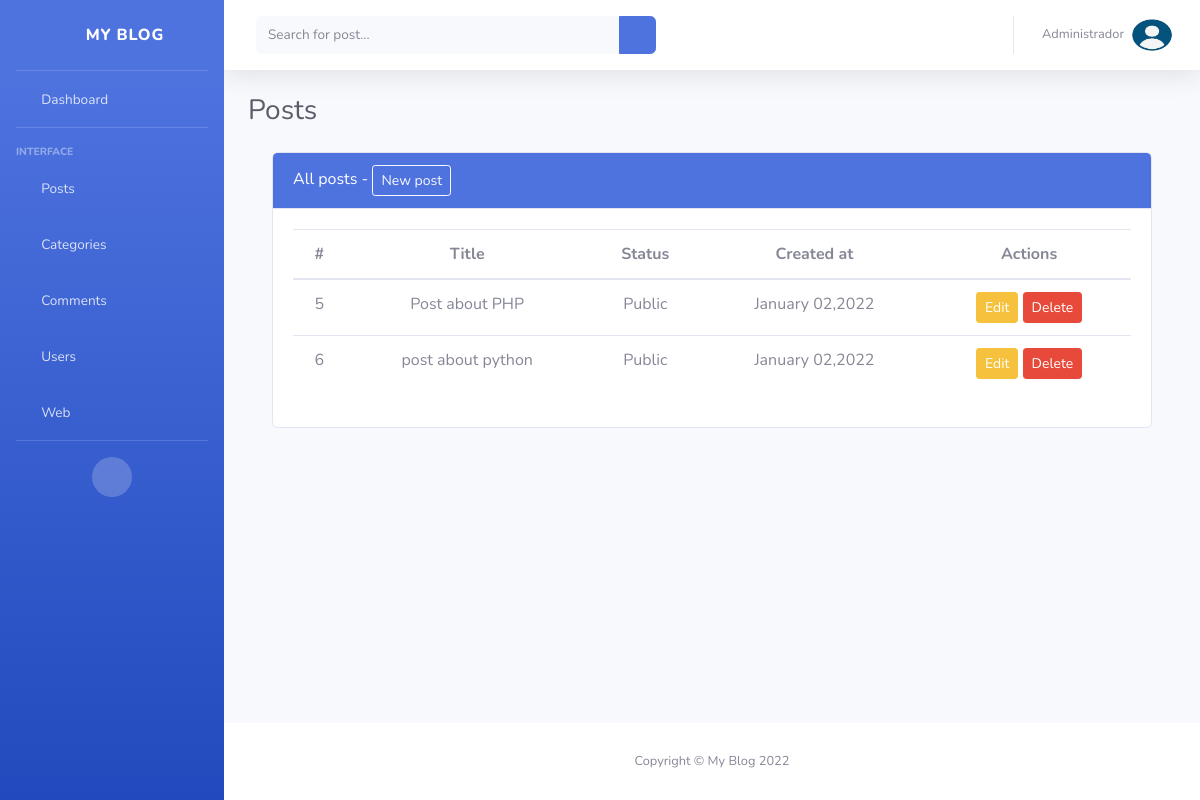
The app's page /public/posts/index.php (signed in) with its own data.
### tables this page shows
CREATE TABLE `post` (
  `post_id` int(11) NOT NULL,
  `post_title` varchar(255) DEFAULT NULL,
  `post_brief` varchar(511) DEFAULT NULL,
  `post_body` text DEFAULT NULL,
  `post_image` varchar(255) DEFAULT NULL,
  `post_created_at` varchar(50) DEFAULT NULL,
  `post_status` int(11) DEFAULT 1,
  `post_user` int(11) NOT NULL,
  `post_category` int(11) NOT NULL
);

### DAO/PostDAO.php (called while the page is built, shortened)
<?php
require_once("ConnectionDAO.php");
class PostDAO
{
    private $table = "post";
    private  $conn;
    public function __construct()
    {
        $this->conn = new ConnectionDAO();
        $this->conn = $this->conn->connect();
    }
    public function getAll()
    {
        try {
            $stmt = $this->conn->prepare("SELECT * FROM $this->table");
            $stmt->execute();
            $result = $stmt->fetchAll(PDO::FETCH_OBJ);
            return $result;
        } catch (PDOException $e) {
            print($e->getMessage());
            die();
        }
    }
}

### DAO/ConnectionDAO.php (called while the page is built)
<?php
class ConnectionDAO
{
    private $host = "localhost";
    private $dbname = "blog";
    private $user = "root";
    private $pass = "";
    private $charset = "utf8";
    private $conn;
    public function connect()
    {
        if (!isset($this->conn)) {
            $dsn = "mysql:host=" . $this->host . ";dbname=" . $this->dbname . ";charset=" . $this->charset;
            $options = [
                PDO::ATTR_PERSISTENT => true,
                PDO::ATTR_ERRMODE => PDO::ERRMODE_EXCEPTION
            ];
            try {
                $this->conn = new PDO($dsn, $this->user, $this->pass, $options);
            } catch (PDOException $e) {
                print($e->getMessage());
                die();
            }
        }
       return $this->conn;
    }
}

### public/posts/index.php (the view, shortened to what this page needs)
<!DOCTYPE html>
<html lang="es">
<head>
    <?php require_once("../inc/links.php"); ?>
</head>
<body id="page-top">
    <div id="wrapper">
        <?php require_once("../inc/menu.php"); ?>
        <div class="container-fluid">
            <h1 class="h3 mb-4 text-gray-800">Posts</h1>
            <div class="container">
                <div class="row">
                    <div class="col-md-12">
                        <div class="card">
                            <div class="card-header bg-primary text-white">
                                All posts - <a href="<?= BASE_URL; ?>/public/posts/form.php" class="btn btn-outline-light btn-sm">New post</a>
                            </div>
                            <div class="card-body">
                                <table class="table text-center">
                                    <thead>
                                        <tr>
                                            <th>#</th>
                                            <th>Title</th>
                                            <th>Status</th>
                                            <th>Created at</th>
                                            <th>Actions</th>
                                        </tr>
                                    </thead>
                                    <tbody>
                                        <?
                                        require_once("../../DAO/PostDAO.php");
                                        $obj = new PostDAO();
                                        foreach ($obj->getAll() as $value) {
                                        ?>
                                            <tr>
                                                <td><?= $value->post_id; ?></td>
                                                <td><?= $value->post_title; ?></td>
                                                <td><?= ($value->post_status == 1) ? "Public" : "Private" ?></td>
                                                <td><?= $value->post_created_at; ?></td>
                                                <td>
                                                    <a href="./form.php?id=<?= $value->post_id; ?>" class="btn btn-warning btn-sm" title="Edit">Edit</a>
                                                    <a href="../../control/PostControl.php?action=delete&id=<?= $value->post_id; ?>&current_image=<?= $value->post_image; ?>" class="btn btn-danger btn-sm" title="Delete">Delete</a>
                                                </td>
                                            </tr>
                                        <? } ?>
                                    </tbody>
                                </table>
                            </div>
                        </div>
                    </div>
                </div>
            </div>
        </div>
    </div>
    <?php require_once("../inc/footer.php"); ?>
</body>
</html>

### records on screen
post: post_id "5", post_title "Post about PHP", post_status "Public", post_created_at "January 02,2022"
post: post_id "6", post_title "post about python", post_status "Public", post_created_at "January 02,2022"

### other values on screen
WEB_NAME "MY BLOG"
$_SESSION['user']->user_name "Administrador"
WEB_NAME "My Blog"
